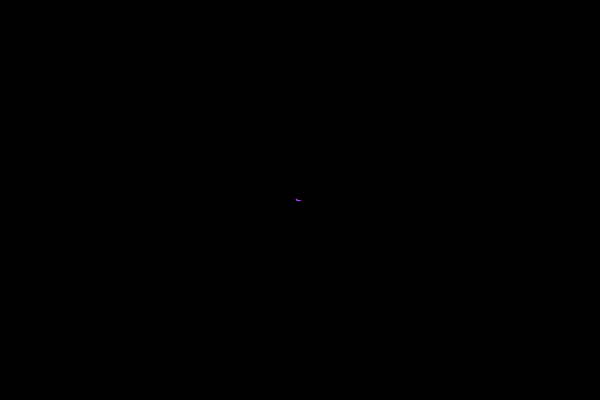
Frame 1 (no input)
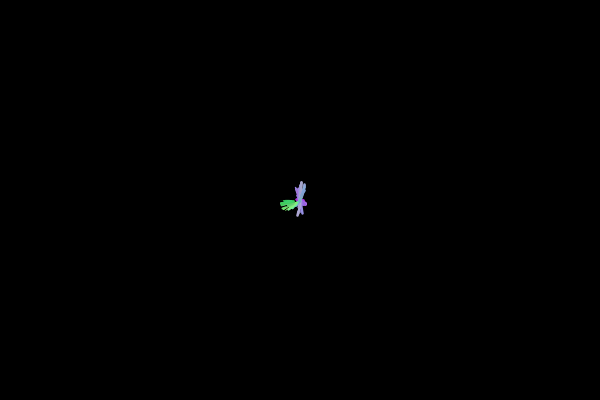
Frame 60 (the mouse pressed at the canvas centre just before this capture)
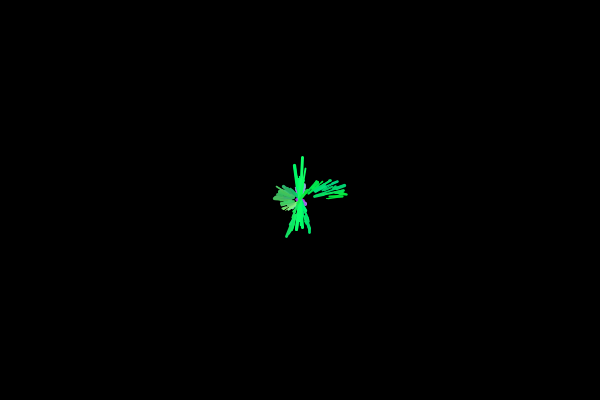
Frame 120 (the mouse held since frame 60 and released just before this capture)

The Processing sketch that drew these frames (run headless with seeded random() and noise(); from frame 60 on, the mouse is pressed at the canvas centre):

// Processing sketch: processing_30355
// ── processing_30355.pde

float middleX;
float middleY;
float prevX;
float prevY;
float scaleFactor;
float t;
float r, g, b;

void setup() {
  size(600,400);
  middleX = width/2;
  middleY = height/2;
  scaleFactor = 30;
  t = 0;
  prevX = middleX;
  prevY = middleY;
  line(0, 0, width, height);
  line(0, height, width, 0);
  r = random(255);
  g = random(255);
  b = random(255);
  background(0,0,0);
  
}

void draw() {
  draw(3);
}

void draw(int times)
{
  if (times == 0)
    return;
  stroke(r, g, b);
  float radius = cos(tan(t)) * scaleFactor * random(t/10, t/10 + t/5) + random(-5, 5);
  float x = middleX + radius * sin(cos(t));
  float y = middleY + radius * sin(t);
  line(prevX, prevY, x, y);
  prevX = x;
  prevY = y;
  t += radians(1);
  r += random(-10, 10);
  g += random(-10, 10);
  b += random(-10, 10);
  strokeWeight(random(3 + (t/10)));
  constrain(r, 127, 255);
  constrain(g, 127, 255);
  constrain(b, 127, 255);
  draw(times-1);
}
